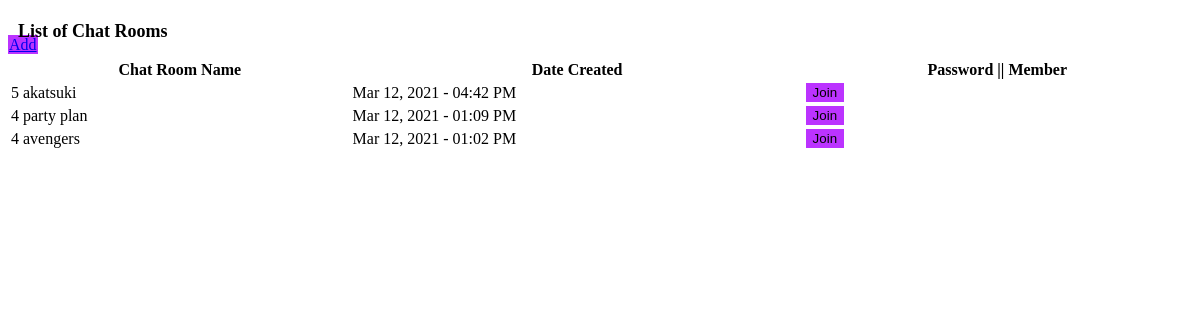
Screenshot of /user/chatlist.php with the database file from the repository.
### tables this page shows
CREATE TABLE IF NOT EXISTS `chatroom` (
  `chatroomid` int(11) NOT NULL AUTO_INCREMENT,
  `chat_name` varchar(60) NOT NULL,
  `date_created` datetime NOT NULL,
  `chat_password` varchar(30) NOT NULL,
  `userid` int(11) NOT NULL,
  PRIMARY KEY (`chatroomid`)
);

### user/chatlist.php (the view, shortened to what this page needs)
<div class="col-lg-8">
    <div class="panel panel-default" style="height:50px;">
		<span style="font-size:18px; margin-left:10px; position:relative; top:13px;"><strong><span class="glyphicon glyphicon-list"></span> List of Chat Rooms</strong></span>
		<div class="pull-right" style="margin-right:10px; margin-top:7px;">
			<a href="#add_chatroom" data-toggle="modal" class="btn btn-primary b1"><span class="glyphicon glyphicon-plus"></span> Add</a>
		</div>
	</div>
	<table width="100%" class="table table-striped table-bordered table-hover" id="chatRoom">
        <thead>
            <tr>
                <th>Chat Room Name</th>
				<th>Date Created</th>
				<th><span class="glyphicon glyphicon-lock"></span> Password || <span class="glyphicon glyphicon-user"></span> Member</th>
			</tr>
		</thead>
		<tbody>
		<?php
			$query=mysqli_query($conn,"select * from chatroom order by date_created desc");
			while($row=mysqli_fetch_array($query)){
			?>
			<tr>
				<td>
					<?php
					$num=mysqli_query($conn,"select * from chat_member where chatroomid='".$row['chatroomid']."'");
					?>
					<span class="badge"><?php echo mysqli_num_rows($num); ?></span> <?php echo $row['chat_name']; ?>
				</td>
				<td><?php echo date('M d, Y - h:i A', strtotime($row['date_created'])); ?></td>
				<td><button value="<?php echo $row['chatroomid']; ?>" class="btn btn-info join_chat b1"><span class="glyphicon glyphicon-comment"></span> Join</button> &nbsp;
				</td>
			</tr>
			<?php
			}
		?>
        </tbody>
    </table>
</div>

### user/chatlist.php (style rules this page uses)
.b1 { background-color:#bb33ff !important; border: 1px solid #bb33ff; transition-duration:0.4s; }

### rows the page displays
chatroom: mysqli_num_rows($num) "5", chat_name "akatsuki", date_created "Mar 12, 2021 - 04:42 PM", $row['chatroomid'] 6 (drawn)
chatroom: mysqli_num_rows($num) "4", chat_name "party plan", date_created "Mar 12, 2021 - 01:09 PM", $row['chatroomid'] 5 (drawn)
chatroom: mysqli_num_rows($num) "4", chat_name "avengers", date_created "Mar 12, 2021 - 01:02 PM"
